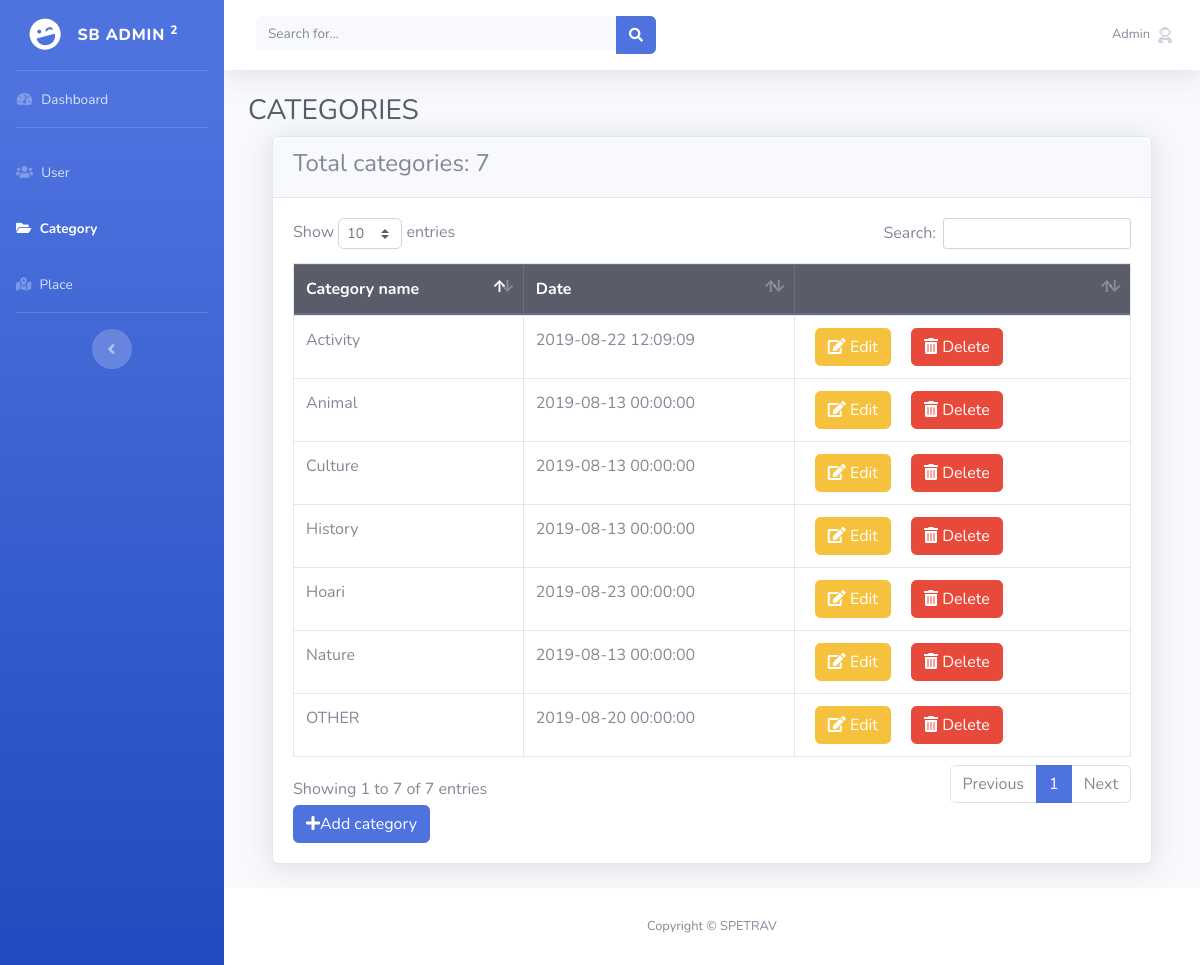
Screenshot of /admin/categories/list.php (signed in) with the database file from the repository.
### tables this page shows
CREATE TABLE `categories` (
  `category_no` int(20) NOT NULL,
  `category_name` varchar(100) NOT NULL,
  `category_created` datetime NOT NULL DEFAULT CURRENT_TIMESTAMP,
  `category_status` char(1) NOT NULL DEFAULT 'A'
);

### classes/Config.php (called while the page is built, shortened)
<?php
class Config{
    private $servername="localhost";
    private $username="root";
    private $password="root";
    private $database="portfolio_spetrav";
    public function __construct(){
        $this->conn=new mysqli($this->servername,$this->username,$this->password,$this->database);
    }
}

### classes/Category.php (called while the page is built, shortened)
<?php
require_once 'Config.php';
class Category extends Config{
    public function display_all_categories(){
        $sql="SELECT * FROM categories WHERE category_status='A' ORDER BY category_name ASC";
        $result=$this->conn->query($sql);
        if($result->num_rows>0){
            $rows=array();
            while($row=$result->fetch_assoc()){
                $rows[]=$row;
            }
            return $rows;
        }else{
            return false;
        }
    }
    public function count_categories(){
        $sql = "SELECT COUNT(*) AS total_categories FROM categories WHERE category_status='A'";
        $result=$this->conn->query($sql);
        $count=$result->fetch_assoc();
        return $count;
    }
}

### admin/categories/list.php (the view, shortened to what this page needs)
<?php
require_once 'header.php';
?>
<div class="container-fluid">
        <h1 class="h3 mb-2 text-gray-800">CATEGORIES</h1>
    <div class="container">
        <div class="card shadow mb-4">
            <div class="card-header">
                <h4>Total categories:
                    <?php
                        echo $count_categories['total_categories'];
                    ?>
                </h4>
            </div>
            <div class="card-body">
                <div class="table-responsive">
                    <table class="table table-bordered" id="dataTable" width="100%" cellspacing="0">
                        <thead class="thead-dark">
                            <th>Category name</th>
                            <th>Date</th>
                            <th></th>
                        </thead>
                        <tbody>
                        <?php
                        if($get_categories == TRUE){
                            foreach($get_categories as $key=>$row){
                        ?>
                        <tr>
                            <td><?php echo $row['category_name'];?></td>
                            <td><?php echo $row['category_created'];?></td>
                            <td>
                                <a href="edit.php?id=<?php echo $row['category_no']?>" class='btn btn-warning mx-2'>
                                <i class="fas fa-edit"></i> Edit
                                </a>
                                <a href="deactivate.php?id=<?php echo $row['category_no']?>" class='btn btn-danger mx-2'>
                                <i class="fas fa-trash-alt"></i> Delete
                                </a>
                            </td>
                        </tr>
                        <?php
                            }
                        }else{
                            echo "<td colspan='7' class='text-center'>Nothing to display</td>";
                        }
                        ?>
                        </tbody>
                    </table>
                    <button  data-toggle="modal" data-target="#add_category" class="btn btn-primary"><i class="fas fa-plus"></i>Add category</button>
                </div>
            </div>
        </div>
    </div>
</div>
</div>
<?php
include_once 'footer.php';
?>

### rows the page displays
categories: category_name "Activity", category_created "2019-08-22 12:09:09"
categories: category_name "Animal", category_created "2019-08-13 00:00:00"
categories: category_name "Culture", category_created "2019-08-13 00:00:00"
categories: category_name "History", category_created "2019-08-13 00:00:00"
categories: category_name "Hoari", category_created "2019-08-23 00:00:00"
categories: category_name "Nature", category_created "2019-08-13 00:00:00"
categories: category_name "OTHER", category_created "2019-08-20 00:00:00"

### other values shown
$count_categories['total_categories'] "7"
